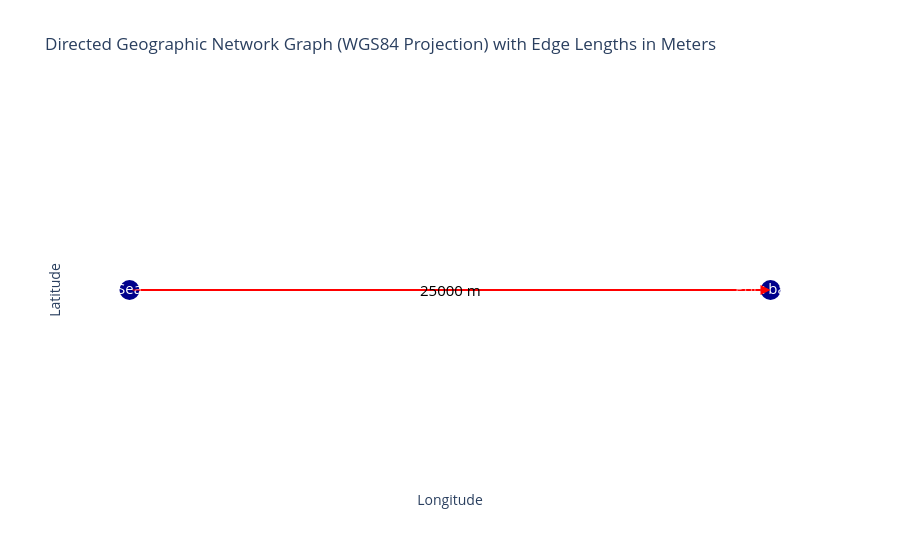

Notebook code cell kept with this figure:
### Code cell
graph.plot()

### Figure 1 — Plotly figure (JSON) as saved in the notebook; plotly's stock layout.template omitted (floating-point values rounded to 4 significant figures)
{"data": [{"hoverinfo": "none", "line": {"color": "red", "width": 2}, "mode": "lines", "type": "scatter", "x": [0, 0.2246], "y": [0, 0]}, {"hoverinfo": "text", "marker": {"color": "darkblue", "size": 20}, "mode": "markers+text", "text": ["Sea", "Port basin"], "textfont": {"color": "white", "size": 15}, "textposition": "middle center", "type": "scatter", "x": [0, 0.2246], "y": [0, 0]}], "layout": {"annotations": [{"arrowcolor": "red", "arrowhead": 2, "arrowsize": 2, "arrowwidth": 1, "ax": 0, "axref": "x", "ay": 0, "ayref": "y", "showarrow": true, "x": 0.2246, "xref": "x", "y": 0, "yref": "y"}, {"font": {"color": "black", "size": 15}, "showarrow": false, "text": "25000 m", "x": 0.1123, "y": 0}], "plot_bgcolor": "white", "showlegend": false, "title": {"text": "Directed Geographic Network Graph (WGS84 Projection) with Edge Lengths in Meters"}, "xaxis": {"showgrid": false, "showticklabels": false, "title": {"text": "Longitude"}, "zeroline": false}, "yaxis": {"showgrid": false, "showticklabels": false, "title": {"text": "Latitude"}, "zeroline": false}}}
